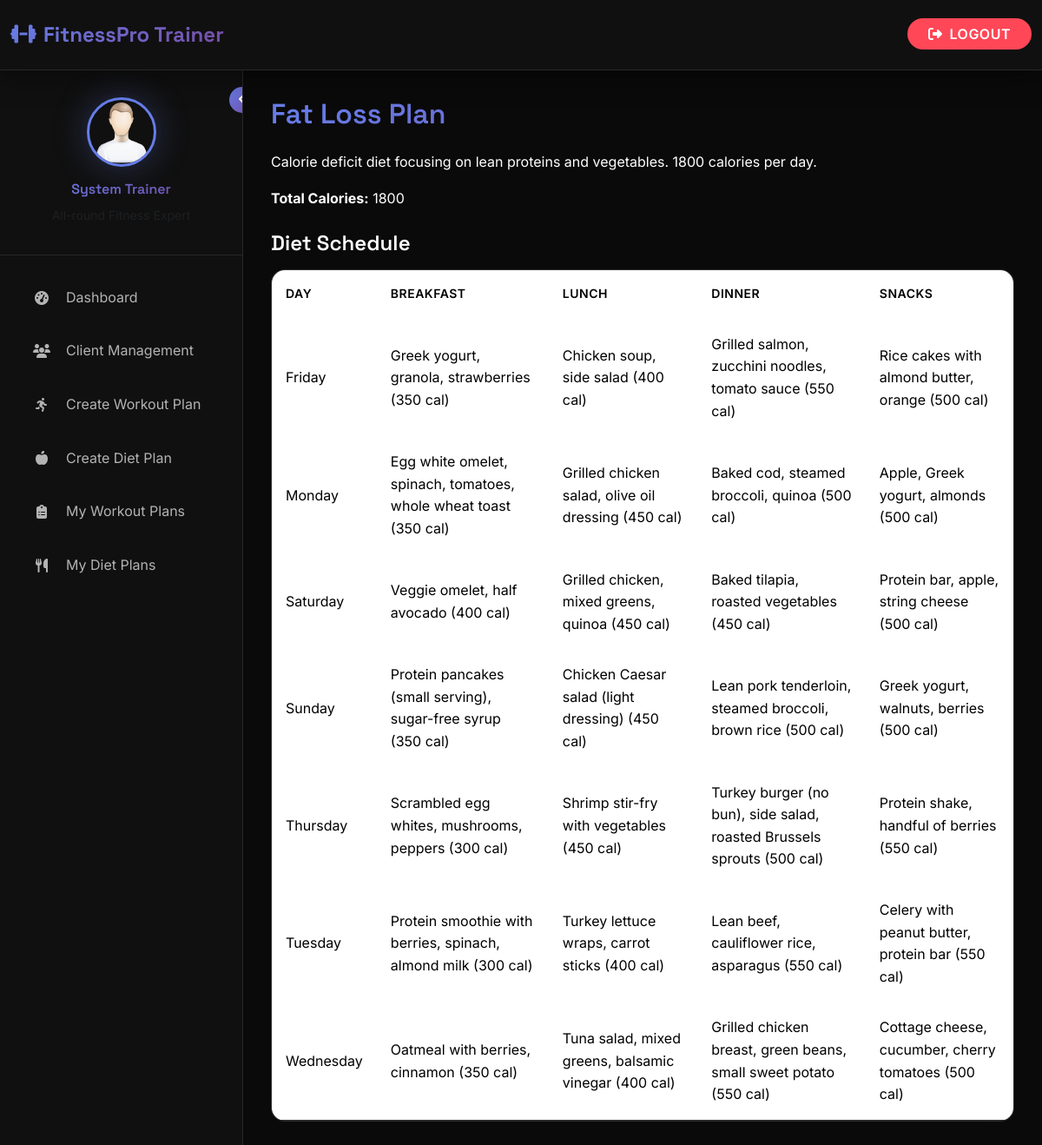
The page /trainer/diet_plan/3/ (signed in) on the database its author committed.
### gym_management/gym_app/models.py (models this page shows, shortened)
class Trainer(models.Model):
    first_name = models.CharField(max_length=50)
    last_name = models.CharField(max_length=50)
    email = models.CharField(max_length=50, null=True, blank=True)
    phone_number = models.CharField(max_length=20)
    username = models.CharField(max_length=150, unique=True)
    password = models.CharField(max_length=100)
    specialization = models.CharField(max_length=200, null=True, blank=True)
    image = models.ImageField(upload_to="trainers/", default="trainers/default.png", null=True, blank=True)
    created_at = models.DateTimeField(auto_now_add=True)

class DietPlan(models.Model):
    trainer = models.ForeignKey(Trainer, on_delete=models.CASCADE, related_name='diet_plans')
    name = models.CharField(max_length=200)
    description = models.TextField()
    total_calories = models.IntegerField(null=True, blank=True)
    created_at = models.DateTimeField(auto_now_add=True)
    is_default = models.BooleanField(default=False)

class DietDay(models.Model):
    diet_plan = models.ForeignKey(DietPlan, on_delete=models.CASCADE, related_name='diet_days')
    day_name = models.CharField(max_length=20, choices=[
        ('Monday', 'Monday'),
        ('Tuesday', 'Tuesday'),
        ('Wednesday', 'Wednesday'),
        ('Thursday', 'Thursday'),
        ('Friday', 'Friday'),
        ('Saturday', 'Saturday'),
        ('Sunday', 'Sunday')
    ])
    breakfast = models.TextField()
    lunch = models.TextField()
    dinner = models.TextField()
    snacks = models.TextField(blank=True, null=True)
    class Meta:
        ordering = ['day_name']
        unique_together = ['diet_plan', 'day_name']

### gym_management/gym_app/views.py (the view)
# urls.py: path('trainer/diet_plan/<int:plan_id>/', views.diet_plan_detail, name='diet_plan_detail'),
def diet_plan_detail(request, plan_id):
    if 'trainer_id' not in request.session:
        return redirect('/trainer_login')
    trainer = get_object_or_404(Trainer, id=request.session['trainer_id'])
    diet_plan = get_object_or_404(DietPlan, id=plan_id, trainer=trainer)
    diet_days = DietDay.objects.filter(diet_plan=diet_plan)
    return render(request, 'trainer/diet_plan_detail.html', {
        'trainer': trainer,  # ✅ add this
        'diet_plan': diet_plan,
        'diet_days': diet_days
    })

### gym_management/gym_app/templates/trainer/diet_plan_detail.html (shortened to what this page needs)
{% extends 'base_trainer.html' %}
{% block content %}
<h2 class="gradient-text mb-4">{{ diet_plan.name }}</h2>
<p>{{ diet_plan.description }}</p>
<p><strong>Total Calories:</strong> {{ diet_plan.total_calories|default:"N/A" }}</p>
<h4 class="mt-4 mb-3">Diet Schedule</h4>
<div class="table-responsive">
  <table class="table">
    <thead>
      <tr>
        <th>Day</th>
        <th>Breakfast</th>
        <th>Lunch</th>
        <th>Dinner</th>
        <th>Snacks</th>
      </tr>
    </thead>
    <tbody>
      {% for day in diet_days %}
      <tr>
        <td>{{ day.day_name }}</td>
        <td>{{ day.breakfast|default:"-" }}</td>
        <td>{{ day.lunch|default:"-" }}</td>
        <td>{{ day.dinner|default:"-" }}</td>
        <td>{{ day.snacks|default:"-" }}</td>
      </tr>
      {% empty %}
      <tr><td colspan="5">No diet plan added yet.</td></tr>
      {% endfor %}
    </tbody>
  </table>
</div>
{% endblock %}

### gym_management/gym_app/templates/base_trainer.html (shortened to what this page needs)
{% load static %}
<!DOCTYPE html>
<html lang="en">
<head>
    <link href="https://cdn.jsdelivr.net/npm/bootstrap@5.3.2/dist/css/bootstrap.min.css" rel="stylesheet">
    <link rel="stylesheet" href="https://cdnjs.cloudflare.com/ajax/libs/font-awesome/6.5.0/css/all.min.css">
    <link href="https://unpkg.com/aos@2.3.1/dist/aos.css" rel="stylesheet">
</head>
<body>
    <div class="admin-wrapper">
        <nav class="navbar navbar-expand-lg admin-navbar">
            <div class="container-fluid">
                <a class="navbar-brand" href="{% url 'trainer_dashboard' %}">
                    <i class="fas fa-dumbbell me-2"></i>FitnessPro Trainer
                </a>
                <div class="ms-auto">
                    <a href="{% url 'logout' %}" class="logout-btn">
                        <i class="fas fa-sign-out-alt me-2"></i>Logout
                    </a>
                </div>
            </div>
        </nav>
        <aside class="admin-sidebar" id="adminSidebar">
            <button class="sidebar-toggle d-none d-lg-block" onclick="toggleSidebar()">
                <i class="fas fa-angle-left" id="toggleIcon"></i>
            </button>
            <div class="admin-user-info">
                {% if trainer.image %}
                    <img src="{{ trainer.image.url }}" class="admin-user-avatar" alt="Trainer Avatar">
                {% else %}
                    <img src="{% static 'images/find_user.png' %}" class="admin-user-avatar" alt="Trainer Avatar">
                {% endif %}
                <h6 class="gradient-text">{{ trainer.first_name }} {{ trainer.last_name }}</h6>
                <small class="text-muted">{{ trainer.specialization|default:"Fitness Trainer" }}</small>
            </div>
            <nav class="admin-nav">
                <div class="admin-nav-item">
                    <a href="{% url 'trainer_dashboard' %}" class="admin-nav-link {% if request.path == '/trainer/dashboard' %}active{% endif %}">
                        <i class="fas fa-tachometer-alt"></i>
                        <span>Dashboard</span>
                    </a>
                </div>
                <div class="admin-nav-item">
                    <a href="{% url 'trainer_clients' %}" class="admin-nav-link {% if request.path == '/trainer/clients' %}active{% endif %}">
                        <i class="fas fa-users"></i>
                        <span>Client Management</span>
                    </a>
                </div>
                <div class="admin-nav-item">
                    <a href="{% url 'create_workout_plan_page' %}" class="admin-nav-link {% if request.path == '/trainer/create-workout-plan' %}active{% endif %}">
                        <i class="fas fa-running"></i>
                        <span>Create Workout Plan</span>
                    </a>
                </div>
                <div class="admin-nav-item">
                    <a href="{% url 'create_diet_plan_page' %}" class="admin-nav-link {% if request.path == '/trainer/create-diet-plan' %}active{% endif %}">
                        <i class="fas fa-apple-alt"></i>
                        <span>Create Diet Plan</span>
                    </a>
                </div>
                <div class="admin-nav-item">
                    <a href="{% url 'trainer_workout_plans' %}" class="admin-nav-link {% if request.path == '/trainer/workout-plans' %}active{% endif %}">
                        <i class="fas fa-clipboard-list"></i>
                        <span>My Workout Plans</span>
                    </a>
                </div>
                <div class="admin-nav-item">
                    <a href="{% url 'trainer_diet_plans' %}" class="admin-nav-link {% if request.path == '/trainer/diet-plans' %}active{% endif %}">
                        <i class="fas fa-utensils"></i>
                        <span>My Diet Plans</span>
                    </a>
                </div>
            </nav>
        </aside>
        <main class="admin-content" id="adminContent">
            {% block content %}{% endblock %}
        </main>
    </div>
</body>
</html>

### rows shown on the page
Trainer: image (placeholder picture), first_name "System", last_name "Trainer"
DietPlan: name "Fat Loss Plan", description "Calorie deficit diet focusing on lean proteins and vegetables. 1800 calories per day.", total_calories "1800"
DietDay: day_name "Friday", breakfast "Greek yogurt, granola, strawberries (350 cal)", lunch "Chicken soup, side salad (400 cal)", dinner "Grilled salmon, zucchini noodles, tomato sauce (550 cal)", snacks "Rice cakes with almond butter, orange (500 cal)"
DietDay: day_name "Monday", breakfast "Egg white omelet, spinach, tomatoes, whole wheat toast (350 cal)", lunch "Grilled chicken salad, olive oil dressing (450 cal)", dinner "Baked cod, steamed broccoli, quinoa (500 cal)", snacks "Apple, Greek yogurt, almonds (500 cal)"
DietDay: day_name "Saturday", breakfast "Veggie omelet, half avocado (400 cal)", lunch "Grilled chicken, mixed greens, quinoa (450 cal)", dinner "Baked tilapia, roasted vegetables (450 cal)", snacks "Protein bar, apple, string cheese (500 cal)"
DietDay: day_name "Sunday", breakfast "Protein pancakes (small serving), sugar-free syrup (350 cal)", lunch "Chicken Caesar salad (light dressing) (450 cal)", dinner "Lean pork tenderloin, steamed broccoli, brown rice (500 cal)", snacks "Greek yogurt, walnuts, berries (500 cal)"
DietDay: day_name "Thursday", breakfast "Scrambled egg whites, mushrooms, peppers (300 cal)", lunch "Shrimp stir-fry with vegetables (450 cal)", dinner "Turkey burger (no bun), side salad, roasted Brussels sprouts (500 cal)", snacks "Protein shake, handful of berries (550 cal)"
DietDay: day_name "Tuesday", breakfast "Protein smoothie with berries, spinach, almond milk (300 cal)", lunch "Turkey lettuce wraps, carrot sticks (400 cal)", dinner "Lean beef, cauliflower rice, asparagus (550 cal)", snacks "Celery with peanut butter, protein bar (550 cal)"
DietDay: day_name "Wednesday", breakfast "Oatmeal with berries, cinnamon (350 cal)", lunch "Tuna salad, mixed greens, balsamic vinegar (400 cal)", dinner "Grilled chicken breast, green beans, small sweet potato (550 cal)", snacks "Cottage cheese, cucumber, cherry tomatoes (500 cal)"
